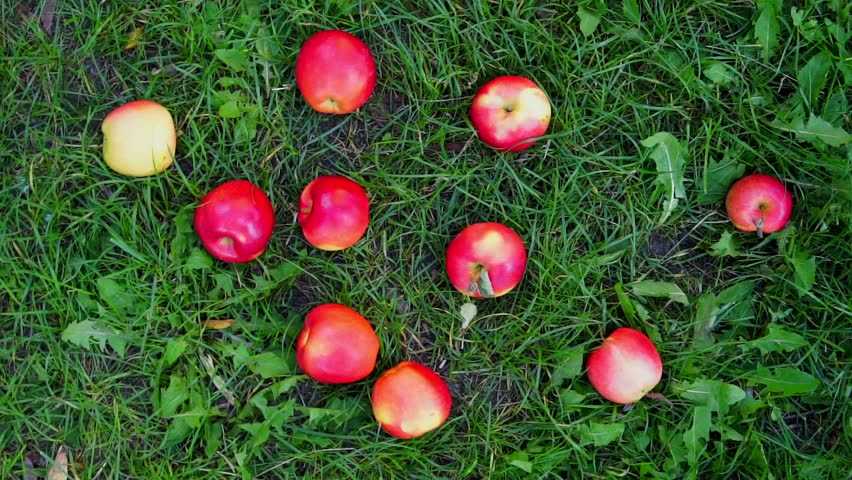
//> input picture Appunti/Algoritmi/image/apple.jpg, 852 x 480 px
$ ./prova_harris image/apple.jpg   (built with g++ and OpenCV 4)
//> lines starting //> are read from the running program, lines starting //| are printed output that depends on the picture
#include <opencv2/opencv.hpp>
#include <iostream>
using namespace std;
using namespace cv;

void harrisCircle(Mat, Mat&, int);
void harris(Mat, Mat&, float, int);

int main(int argc, char** argv) {
	Mat src = imread(argv[1], IMREAD_GRAYSCALE);
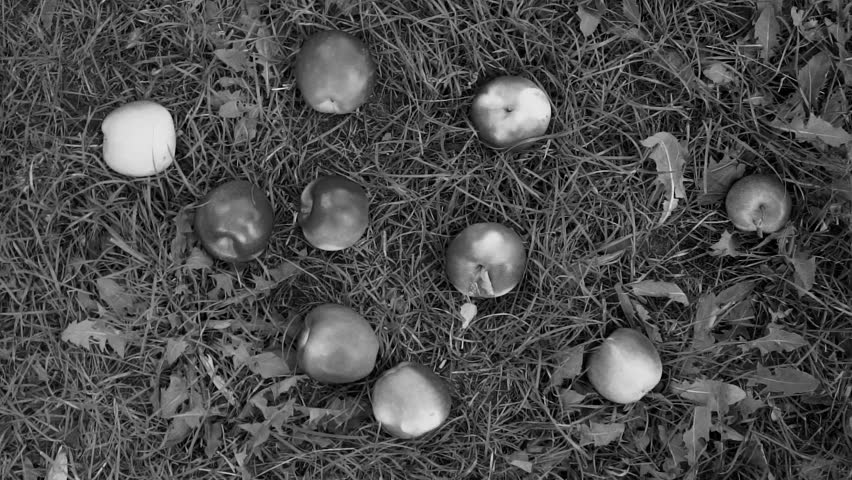
//> src: 480 rows x 852 cols, CV_8UC1; min 0, max 235, mean 76.2
	if(src.empty()) return -1;
	Mat dst;
	harris(src, dst, 0.04, 100);
	imshow("src", src);
	imshow("dst", dst);
	waitKey(0);
	return 0;
}

void harrisCircle(Mat dst, Mat& src, int threshold) {
	for(int i = 0; i < src.rows; i++) {
		for(int j = 0; j < src.cols; j++) {
			if((int)src.at<float>(i,j) > threshold) {
				circle(dst, Point(j,i), 5, Scalar(0));
			}
		}
	}
}

void harris(Mat src, Mat& dst, float k, int threshold) {
//> called with k = 0.04, threshold = 100
	src.copyTo(dst);
	Mat dx, dy, dx2, dy2, dxy;
	Sobel(src, dx, CV_32FC1, 1, 0);
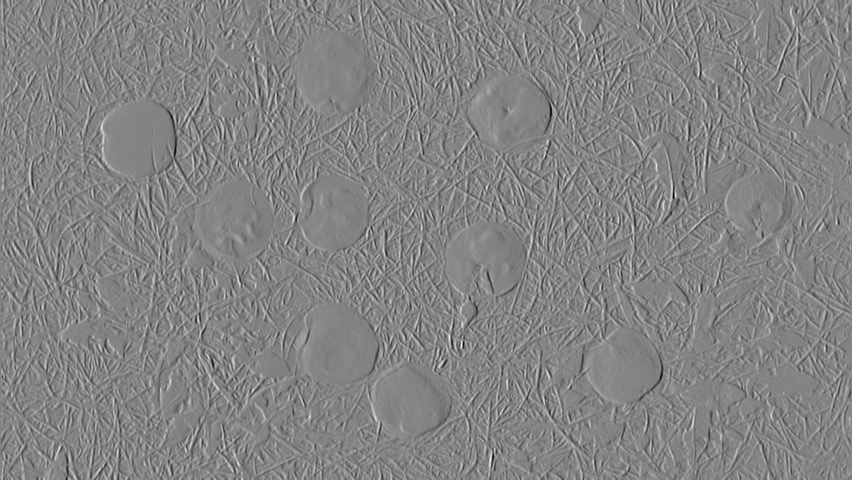
//> dx: 480 rows x 852 cols, CV_32FC1; min -828, max 774, mean -0.1; drawn with min black and max white
	Sobel(src, dy, CV_32FC1, 0, 1);
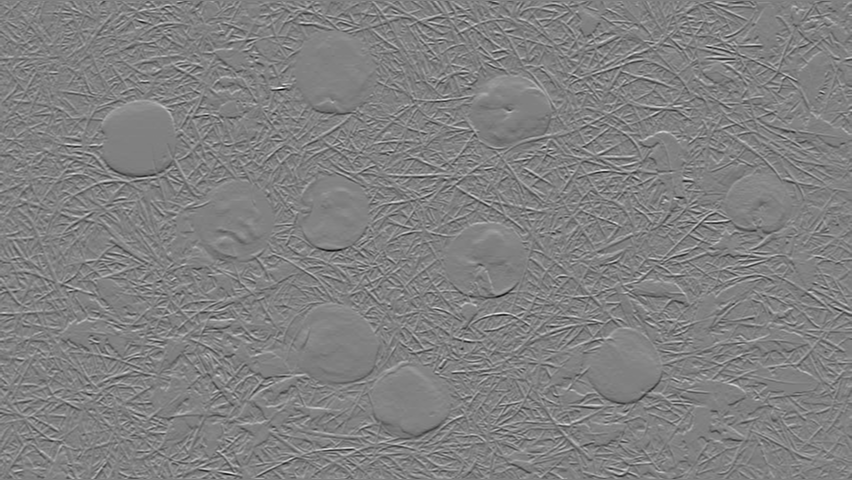
//> dy: 480 rows x 852 cols, CV_32FC1; min -838, max 819, mean 0; drawn with min black and max white
	pow(dx, 2, dx2);
	pow(dy, 2, dy2);
	multiply(dx, dy, dxy);
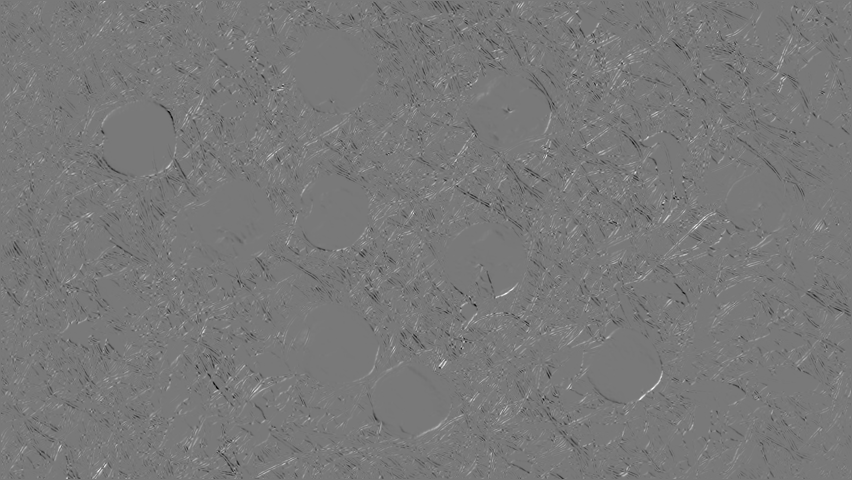
//> dxy: 480 rows x 852 cols, CV_32FC1; min -199392, max 219915, mean -202.9; drawn with min black and max white
	Mat C00, C01, C10, C11;
	GaussianBlur(dx2, C00, Size(3,3), 0);
	GaussianBlur(dy2, C11, Size(3,3), 0);
	GaussianBlur(dxy, C01, Size(3,3), 0);
	C10 = C01;
	Mat trace, R, det, mainDiag, secondDiag;
	multiply(C00, C11, mainDiag);
	multiply(C01, C10, secondDiag);
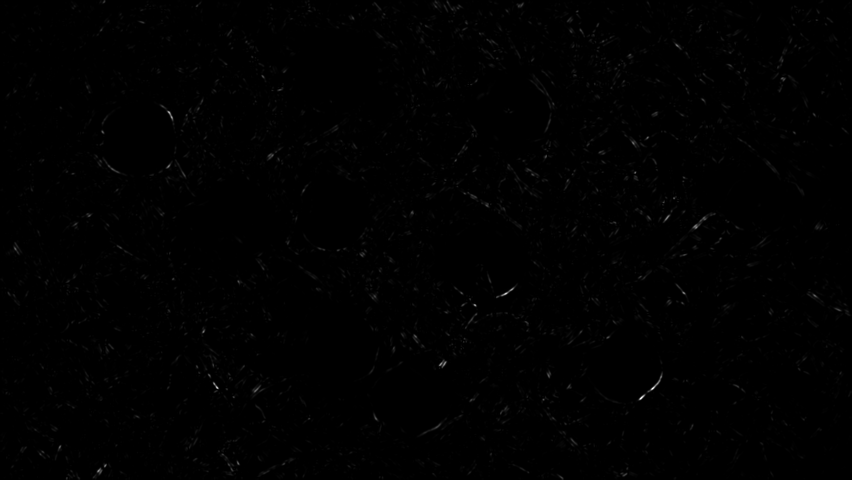
//> secondDiag: 480 rows x 852 cols, CV_32FC1; min 0, max 1.89e+10, mean 89778528; drawn with min black and max white
	trace = C00 + C11;
	det = mainDiag - secondDiag;
	pow(trace, 2, trace);
	R = det - k * trace;
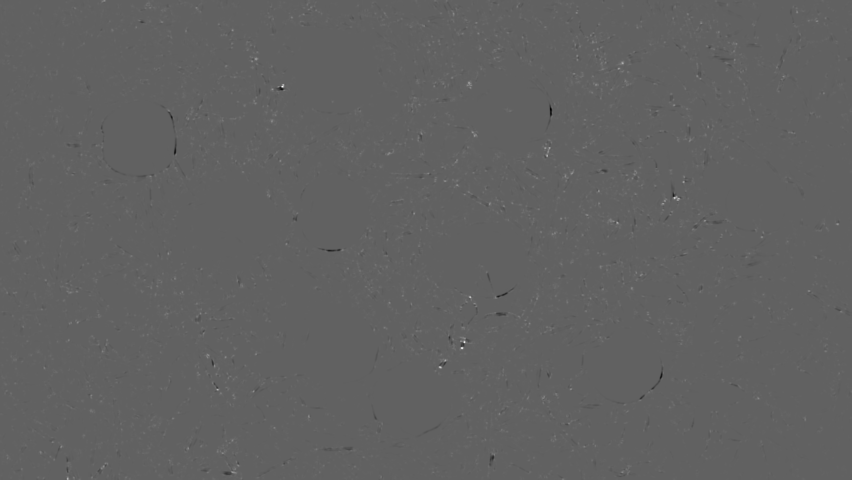
//> R: 480 rows x 852 cols, CV_32FC1; min -6.19e+09, max 1e+10, mean 27817840; drawn with min black and max white
	normalize(R, R, 0, 255, NORM_MINMAX);
	harrisCircle(src, dst, threshold);
//> after the loop in harrisCircle, `for(int i = 0; i < src.rows; i++)`:
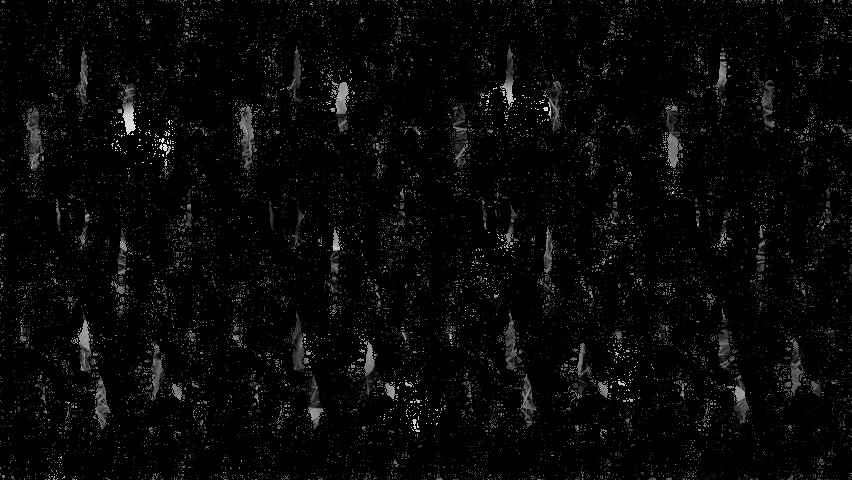
//> dst: 480 rows x 852 cols, CV_8UC1; min 0, max 232, mean 7.3
}

$ run again, on Appunti/Algoritmi/image/mixed-fruits.jpg
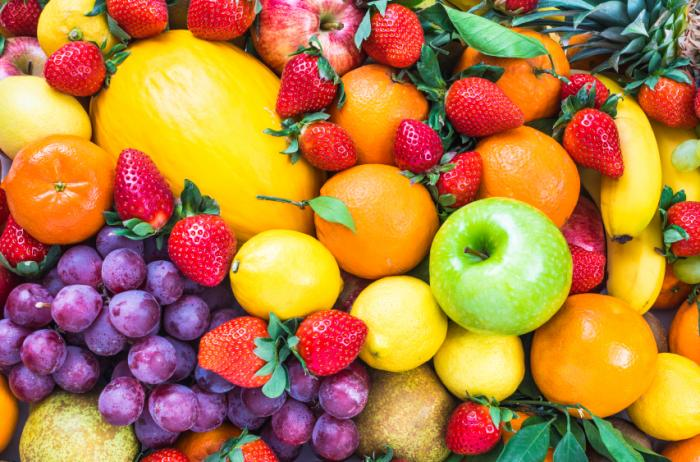
//> input picture Appunti/Algoritmi/image/mixed-fruits.jpg, 700 x 462 px
//> in harris, `R = det - k * trace;`:
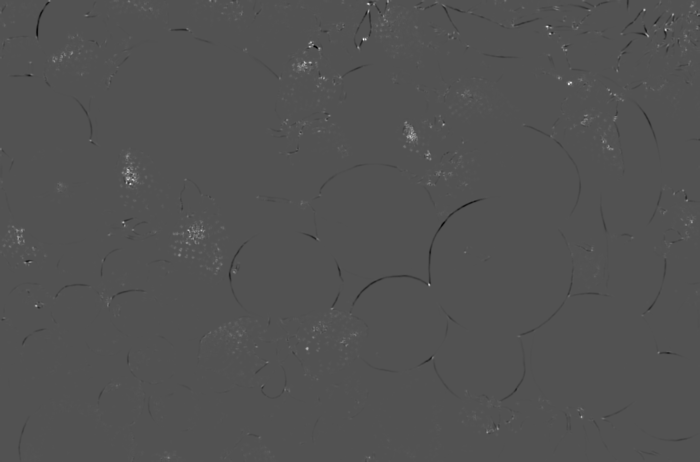
//> R: 462 rows x 700 cols, CV_32FC1; min -3.45e+09, max 7.19e+09, mean 6858582; drawn with min black and max white
//> after the loop in harrisCircle, `for(int i = 0; i < src.rows; i++)`:
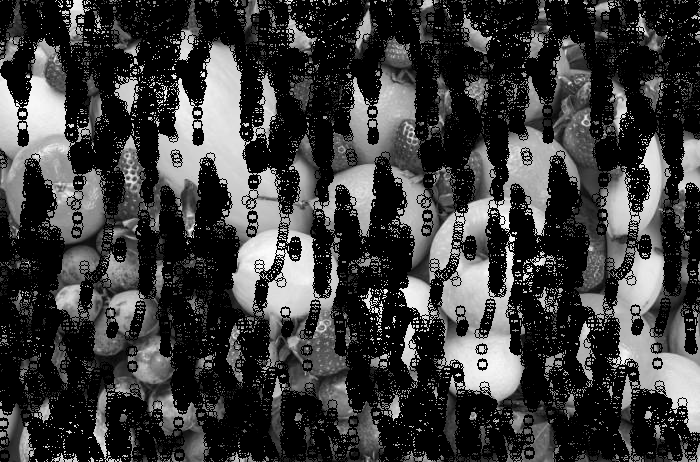
//> dst: 462 rows x 700 cols, CV_8UC1; min 0, max 255, mean 61.2
